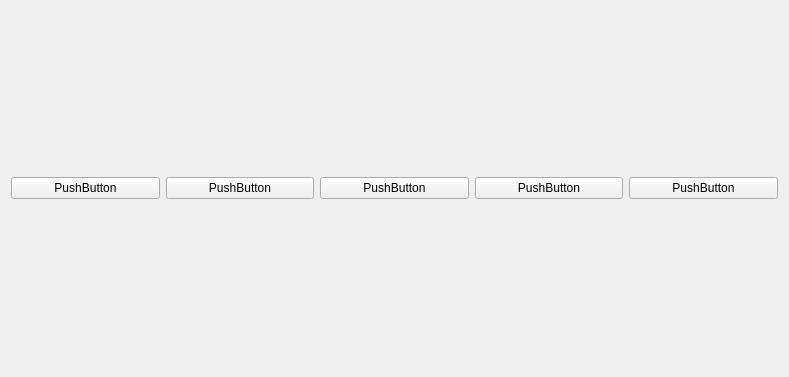
<?xml version="1.0" encoding="UTF-8"?>
<ui version="4.0">
 <class>ControlPanel</class>
 <widget class="QWidget" name="ControlPanel">
  <property name="geometry">
   <rect>
    <x>0</x>
    <y>0</y>
    <width>789</width>
    <height>377</height>
   </rect>
  </property>
  <property name="windowTitle">
   <string>Form</string>
  </property>
  <layout class="QHBoxLayout" name="horizontalLayout">
   <item>
    <widget class="QPushButton" name="pushButton_2">
     <property name="text">
      <string>PushButton</string>
     </property>
    </widget>
   </item>
   <item>
    <widget class="QPushButton" name="pushButton_3">
     <property name="text">
      <string>PushButton</string>
     </property>
    </widget>
   </item>
   <item>
    <widget class="QPushButton" name="pushButton_4">
     <property name="text">
      <string>PushButton</string>
     </property>
    </widget>
   </item>
   <item>
    <widget class="QPushButton" name="pushButton_5">
     <property name="text">
      <string>PushButton</string>
     </property>
    </widget>
   </item>
   <item>
    <widget class="QPushButton" name="pushButton">
     <property name="text">
      <string>PushButton</string>
     </property>
    </widget>
   </item>
  </layout>
 </widget>
 <resources/>
 <connections/>
</ui>
